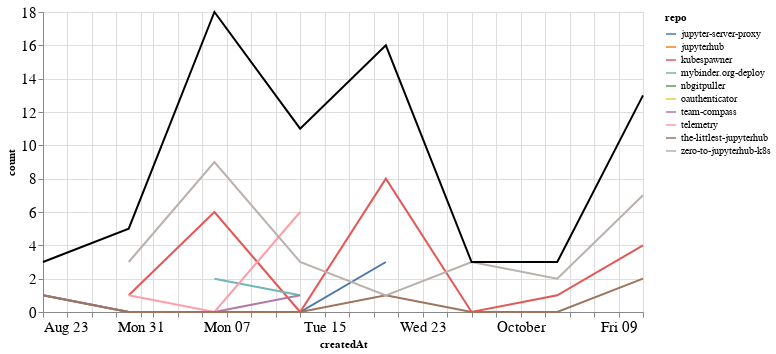

Source (notebook cell):
### Markdown cell above
## Comments

### Code cell
comments_time = comments.groupby('repo').resample('W', on='createdAt').count()['author'].reset_index()
comments_time = comments_time.rename(columns={'author': 'count'})
comments_time_total = comments_time.groupby('createdAt').agg({"count": "sum"}).reset_index()
ch1 = alt.Chart(comments_time, width=600).mark_line().encode(
    x='createdAt',
    y='count',
    color='repo',
    tooltip="repo"
)

ch2 = alt.Chart(comments_time_total, width=600).mark_line(color="black").encode(
    x='createdAt',
    y='count',
)

ch1 + ch2

### Figure 1 — Vega-Lite specification as saved in the notebook (floating-point values rounded to 4 significant figures)
{"config": {"axisLeft": {"labelFontSize": 15}, "axisBottom": {"labelFontSize": 15}}, "layer": [{"data": {"name": "data-223a0d53684f2557eb4bf3da976bc5b1"}, "mark": "line", "encoding": {"color": {"type": "nominal", "field": "repo"}, "tooltip": {"type": "nominal", "field": "repo"}, "x": {"type": "temporal", "field": "createdAt"}, "y": {"type": "quantitative", "field": "count"}}, "width": 600}, {"data": {"name": "data-34792c25d945b568314345b149a559d2"}, "mark": {"type": "line", "color": "black"}, "encoding": {"x": {"type": "temporal", "field": "createdAt"}, "y": {"type": "quantitative", "field": "count"}}, "width": 600}], "$schema": "https://vega.github.io/schema/vega-lite/v4.8.1.json", "datasets": {"data-223a0d53684f2557eb4bf3da976bc5b1": [{"repo": "jupyter-server-proxy", "createdAt": "2020-08-23T00:00:00", "count": 1}, {"repo": "jupyter-server-proxy", "createdAt": "2020-08-30T00:00:00", "count": 0}, {"repo": "jupyter-server-proxy", "createdAt": "2020-09-06T00:00:00", "count": 0}, {"repo": "jupyter-server-proxy", "createdAt": "2020-09-13T00:00:00", "count": 0}, {"repo": "jupyter-server-proxy", "createdAt": "2020-09-20T00:00:00", "count": 3}, {"repo": "jupyterhub", "createdAt": "2020-09-20T00:00:00", "count": 2}, {"repo": "kubespawner", "createdAt": "2020-08-30T00:00:00", "count": 1}, {"repo": "kubespawner", "createdAt": "2020-09-06T00:00:00", "count": 6}, {"repo": "kubespawner", "createdAt": "2020-09-13T00:00:00", "count": 0}, {"repo": "kubespawner", "createdAt": "2020-09-20T00:00:00", "count": 8}, {"repo": "kubespawner", "createdAt": "2020-09-27T00:00:00", "count": 0}, {"repo": "kubespawner", "createdAt": "2020-10-04T00:00:00", "count": 1}, {"repo": "kubespawner", "createdAt": "2020-10-11T00:00:00", "count": 4}, {"repo": "mybinder.org-deploy", "createdAt": "2020-09-06T00:00:00", "count": 2}, {"repo": "mybinder.org-deploy", "createdAt": "2020-09-13T00:00:00", "count": 1}, {"repo": "nbgitpuller", "createdAt": "2020-09-20T00:00:00", "count": 1}, {"repo": "oauthenticator", "createdAt": "2020-09-06T00:00:00", "count": 1}, {"repo": "team-compass", "createdAt": "2020-08-23T00:00:00", "count": 1}, {"repo": "team-compass", "createdAt": "2020-08-30T00:00:00", "count": 0}, {"repo": "team-compass", "createdAt": "2020-09-06T00:00:00", "count": 0}, {"repo": "team-compass", "createdAt": "2020-09-13T00:00:00", "count": 1}, {"repo": "telemetry", "createdAt": "2020-08-30T00:00:00", "count": 1}, {"repo": "telemetry", "createdAt": "2020-09-06T00:00:00", "count": 0}, {"repo": "telemetry", "createdAt": "2020-09-13T00:00:00", "count": 6}, {"repo": "the-littlest-jupyterhub", "createdAt": "2020-08-23T00:00:00", "count": 1}, {"repo": "the-littlest-jupyterhub", "createdAt": "2020-08-30T00:00:00", "count": 0}, {"repo": "the-littlest-jupyterhub", "createdAt": "2020-09-06T00:00:00", "count": 0}, {"repo": "the-littlest-jupyterhub", "createdAt": "2020-09-13T00:00:00", "count": 0}, {"repo": "the-littlest-jupyterhub", "createdAt": "2020-09-20T00:00:00", "count": 1}, {"repo": "the-littlest-jupyterhub", "createdAt": "2020-09-27T00:00:00", "count": 0}, {"repo": "the-littlest-jupyterhub", "createdAt": "2020-10-04T00:00:00", "count": 0}, {"repo": "the-littlest-jupyterhub", "createdAt": "2020-10-11T00:00:00", "count": 2}, {"repo": "zero-to-jupyterhub-k8s", "createdAt": "2020-08-30T00:00:00", "count": 3}, {"repo": "zero-to-jupyterhub-k8s", "createdAt": "2020-09-06T00:00:00", "count": 9}, {"repo": "zero-to-jupyterhub-k8s", "createdAt": "2020-09-13T00:00:00", "count": 3}, {"repo": "zero-to-jupyterhub-k8s", "createdAt": "2020-09-20T00:00:00", "count": 1}, {"repo": "zero-to-jupyterhub-k8s", "createdAt": "2020-09-27T00:00:00", "count": 3}, {"repo": "zero-to-jupyterhub-k8s", "createdAt": "2020-10-04T00:00:00", "count": 2}, {"repo": "zero-to-jupyterhub-k8s", "createdAt": "2020-10-11T00:00:00", "count": 7}], "data-34792c25d945b568314345b149a559d2": [{"createdAt": "2020-08-23T00:00:00", "count": 3}, {"createdAt": "2020-08-30T00:00:00", "count": 5}, {"createdAt": "2020-09-06T00:00:00", "count": 18}, {"createdAt": "2020-09-13T00:00:00", "count": 11}, {"createdAt": "2020-09-20T00:00:00", "count": 16}, {"createdAt": "2020-09-27T00:00:00", "count": 3}, {"createdAt": "2020-10-04T00:00:00", "count": 3}, {"createdAt": "2020-10-11T00:00:00", "count": 13}]}}
